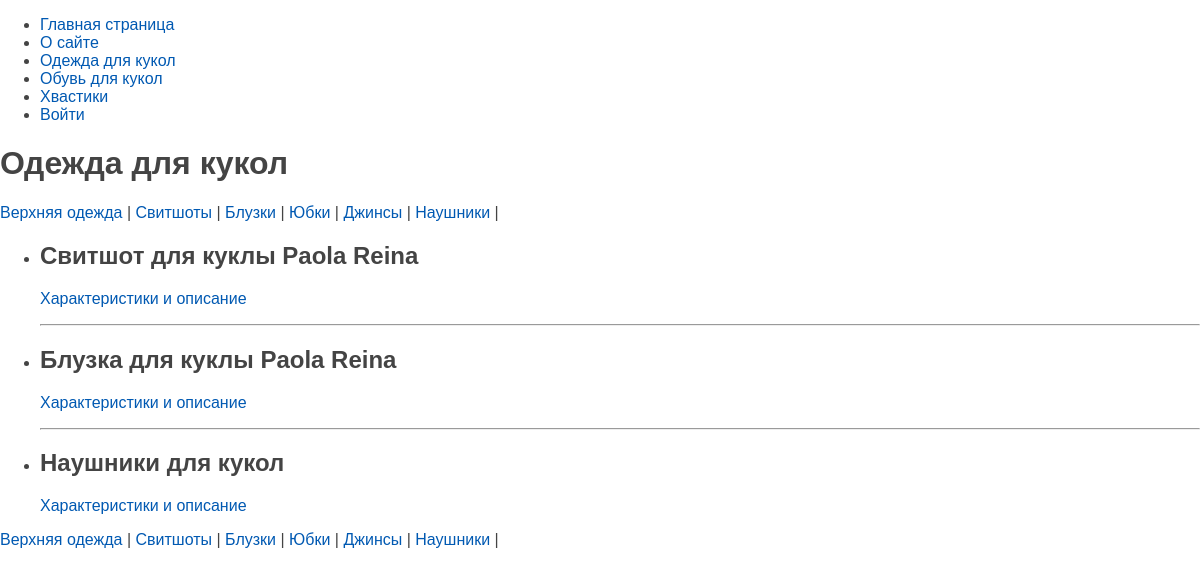
The app's page /clothes/, older data.
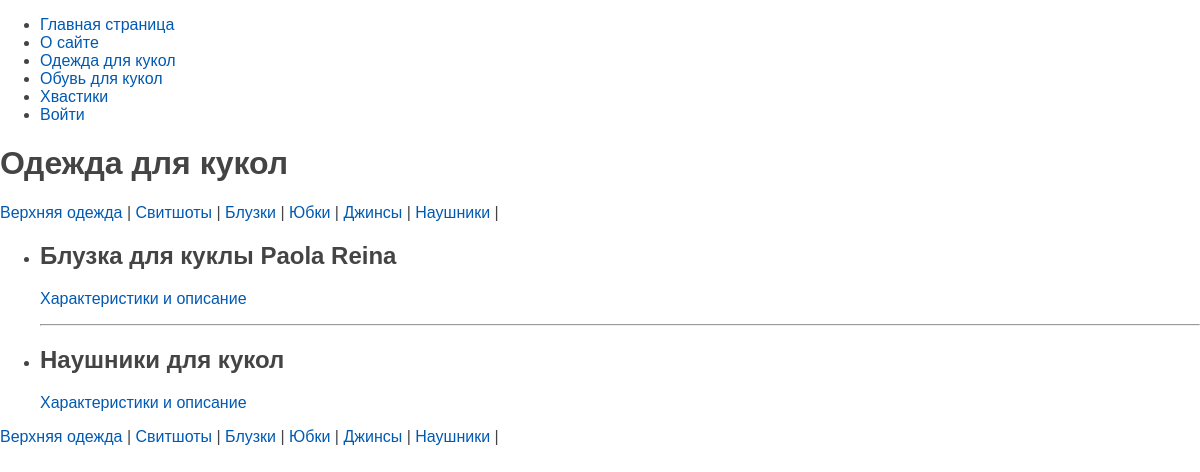
The same page, newer data.
### dolls/models.py (models this page shows, shortened)
class Typ_clothing(models.Model):
    title = models.CharField(max_length=150)
    slug = models.SlugField(max_length=255, unique=True, db_index=True)
    typ = models.CharField(max_length=150)
    content = models.TextField(blank=True)
    is_availability = models.BooleanField(default=True)
    objects = models.Manager()
    availability = AvailabilityManager()
    def get_absolute_url(self):
        return reverse('post_clothes', kwargs={'post_slug': self.slug})

### dolls/views.py (the view)
# urls.py: path('clothes/', views.clothes, name='clothes'),
def clothes(request):
    Typ_clot = Typ_clothing.availability.all()
    data = {
        'menu_selection_clothes': menu_selection_clothes,
        'title': 'Одежда для кукол',
        'menu': menu,
        'typ_clothing': Typ_clot
    }
    return render(request, 'dolls/clothes.html', data)

### dolls/models.py (called while the page is built)
    def get_queryset(self):
        return super().get_queryset().filter(is_availability=1)

### dolls/templates/dolls/clothes.html
{% extends 'base.html' %}
{% block content %}
<h1>{{ title }}</h1>
{% include 'dolls/includes/nav_for_clothes.html' %}
<ul>
    {% for i in typ_clothing %}
    <li>
        <h2>{{ i.title }}</h2>
        <p><a href="{{ i.get_absolute_url }}"> Характеристики и описание </a></p>
        {% if not forloop.last %}
        <hr>
        {% endif %}
    </li>
    {% endfor %}
</ul>
{% include 'dolls/includes/nav_for_clothes.html' %}
{% endblock %}

### templates/base.html (shortened to what this page needs)
{% load static %}
<!DOCTYPE html>
<html lang="en">
<head>
    <link type="text/css" href="{% static 'dolls/css/styles.css' %}" rel="stylesheet"/>
</head>
<body>
<ul>
    <li><a href="{% url 'home'%}">Главная страница</a></li>
    {% for m in menu %}
    {% if not forloop.last %}<li>{% else %}<li class="last">{% endif %}
        <a href="{% url m.url_name %}">{{ m.title }}</a>
    </li>
    {% endfor %}
</ul>
{% block content %} {% endblock %}
</body>
</html>

### dolls/templates/dolls/includes/nav_for_clothes.html
<nav>
    {% for s in menu_selection_clothes %}
        <a href="{% url 'selection_clothes' s.typ %}">{{ s.typ }}</a> |
    {% endfor %}
</nav>

Row changes from the older to the newer data that the page shows:
no longer on this page (row edited): Typ_clothing: title "Свитшот для куклы Paola Reina"
